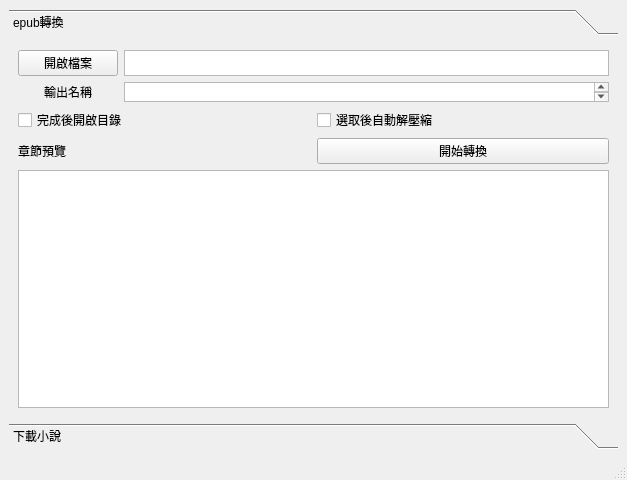
<?xml version="1.0" encoding="UTF-8"?>
<ui version="4.0">
 <class>MainWindow</class>
 <widget class="QMainWindow" name="MainWindow">
  <property name="geometry">
   <rect>
    <x>0</x>
    <y>0</y>
    <width>627</width>
    <height>480</height>
   </rect>
  </property>
  <property name="windowTitle">
   <string>MainWindow</string>
  </property>
  <widget class="QWidget" name="centralwidget">
   <layout class="QHBoxLayout" name="horizontalLayout_12">
    <item>
     <widget class="QToolBox" name="toolBox">
      <property name="enabled">
       <bool>true</bool>
      </property>
      <property name="currentIndex">
       <number>0</number>
      </property>
      <widget class="QWidget" name="epub_trans">
       <property name="geometry">
        <rect>
         <x>0</x>
         <y>0</y>
         <width>603</width>
         <height>363</height>
        </rect>
       </property>
       <attribute name="label">
        <string>epub轉換</string>
       </attribute>
       <layout class="QVBoxLayout" name="verticalLayout_5">
        <item>
         <layout class="QVBoxLayout" name="verticalLayout_6">
          <item>
           <layout class="QHBoxLayout" name="horizontalLayout_7">
            <item>
             <widget class="QPushButton" name="open_file_button">
              <property name="minimumSize">
               <size>
                <width>100</width>
                <height>20</height>
               </size>
              </property>
              <property name="text">
               <string>開啟檔案</string>
              </property>
             </widget>
            </item>
            <item>
             <widget class="QTextBrowser" name="file_path_text">
              <property name="sizePolicy">
               <sizepolicy hsizetype="Expanding" vsizetype="Ignored">
                <horstretch>0</horstretch>
                <verstretch>0</verstretch>
               </sizepolicy>
              </property>
              <property name="minimumSize">
               <size>
                <width>0</width>
                <height>20</height>
               </size>
              </property>
             </widget>
            </item>
           </layout>
          </item>
          <item>
           <layout class="QHBoxLayout" name="horizontalLayout_8">
            <item>
             <widget class="QLabel" name="trans_file_name">
              <property name="minimumSize">
               <size>
                <width>100</width>
                <height>20</height>
               </size>
              </property>
              <property name="maximumSize">
               <size>
                <width>100</width>
                <height>20</height>
               </size>
              </property>
              <property name="text">
               <string>輸出名稱</string>
              </property>
              <property name="alignment">
               <set>Qt::AlignCenter</set>
              </property>
             </widget>
            </item>
            <item>
             <widget class="QTextEdit" name="trans_file_name_text">
              <property name="sizePolicy">
               <sizepolicy hsizetype="Expanding" vsizetype="Ignored">
                <horstretch>0</horstretch>
                <verstretch>0</verstretch>
               </sizepolicy>
              </property>
              <property name="minimumSize">
               <size>
                <width>0</width>
                <height>20</height>
               </size>
              </property>
             </widget>
            </item>
           </layout>
          </item>
          <item>
           <layout class="QHBoxLayout" name="horizontalLayout">
            <item>
             <widget class="QCheckBox" name="open_folder_after_complete">
              <property name="text">
               <string>完成後開啟目錄</string>
              </property>
             </widget>
            </item>
            <item>
             <widget class="QCheckBox" name="auto_unzip">
              <property name="text">
               <string>選取後自動解壓縮</string>
              </property>
             </widget>
            </item>
           </layout>
          </item>
          <item>
           <layout class="QHBoxLayout" name="horizontalLayout_11">
            <item>
             <widget class="QLabel" name="chapter_preview">
              <property name="text">
               <string>章節預覽</string>
              </property>
             </widget>
            </item>
            <item>
             <widget class="QPushButton" name="start_trans">
              <property name="text">
               <string>開始轉換</string>
              </property>
             </widget>
            </item>
           </layout>
          </item>
          <item>
           <widget class="QTextBrowser" name="preview_text">
            <property name="minimumSize">
             <size>
              <width>0</width>
              <height>60</height>
             </size>
            </property>
            <property name="html">
             <string>&lt;!DOCTYPE HTML PUBLIC &quot;-//W3C//DTD HTML 4.0//EN&quot; &quot;http://www.w3.org/TR/REC-html40/strict.dtd&quot;&gt;
&lt;html&gt;&lt;head&gt;&lt;meta name=&quot;qrichtext&quot; content=&quot;1&quot; /&gt;&lt;style type=&quot;text/css&quot;&gt;
p, li { white-space: pre-wrap; }
&lt;/style&gt;&lt;/head&gt;&lt;body style=&quot; font-family:'.AppleSystemUIFont'; font-size:13pt; font-weight:400; font-style:normal;&quot;&gt;
&lt;p style=&quot;-qt-paragraph-type:empty; margin-top:0px; margin-bottom:0px; margin-left:0px; margin-right:0px; -qt-block-indent:0; text-indent:0px;&quot;&gt;&lt;br /&gt;&lt;/p&gt;
&lt;p style=&quot;-qt-paragraph-type:empty; margin-top:0px; margin-bottom:0px; margin-left:0px; margin-right:0px; -qt-block-indent:0; text-indent:0px;&quot;&gt;&lt;br /&gt;&lt;/p&gt;&lt;/body&gt;&lt;/html&gt;</string>
            </property>
           </widget>
          </item>
         </layout>
        </item>
       </layout>
      </widget>
      <widget class="QWidget" name="novel_download">
       <property name="geometry">
        <rect>
         <x>0</x>
         <y>0</y>
         <width>603</width>
         <height>363</height>
        </rect>
       </property>
       <attribute name="label">
        <string>下載小說</string>
       </attribute>
       <layout class="QVBoxLayout" name="verticalLayout_2">
        <item>
         <layout class="QHBoxLayout" name="horizontalLayout_2">
          <item>
           <widget class="QLabel" name="scarch_online_label">
            <property name="text">
             <string>搜尋</string>
            </property>
            <property name="alignment">
             <set>Qt::AlignCenter</set>
            </property>
           </widget>
          </item>
          <item>
           <widget class="QLineEdit" name="search_online_text">
            <property name="minimumSize">
             <size>
              <width>0</width>
              <height>20</height>
             </size>
            </property>
           </widget>
          </item>
          <item>
           <widget class="QPushButton" name="start_search__online_button">
            <property name="text">
             <string>開始搜尋</string>
            </property>
           </widget>
          </item>
         </layout>
        </item>
        <item>
         <layout class="QVBoxLayout" name="verticalLayout">
          <item>
           <widget class="QLabel" name="search_result_label">
            <property name="text">
             <string>搜尋結果</string>
            </property>
           </widget>
          </item>
          <item>
           <widget class="QTextBrowser" name="search_result_text">
            <property name="minimumSize">
             <size>
              <width>0</width>
              <height>60</height>
             </size>
            </property>
            <property name="html">
             <string>&lt;!DOCTYPE HTML PUBLIC &quot;-//W3C//DTD HTML 4.0//EN&quot; &quot;http://www.w3.org/TR/REC-html40/strict.dtd&quot;&gt;
&lt;html&gt;&lt;head&gt;&lt;meta name=&quot;qrichtext&quot; content=&quot;1&quot; /&gt;&lt;style type=&quot;text/css&quot;&gt;
p, li { white-space: pre-wrap; }
&lt;/style&gt;&lt;/head&gt;&lt;body style=&quot; font-family:'.AppleSystemUIFont'; font-size:13pt; font-weight:400; font-style:normal;&quot;&gt;
&lt;p style=&quot;-qt-paragraph-type:empty; margin-top:0px; margin-bottom:0px; margin-left:0px; margin-right:0px; -qt-block-indent:0; text-indent:0px;&quot;&gt;&lt;br /&gt;&lt;/p&gt;&lt;/body&gt;&lt;/html&gt;</string>
            </property>
           </widget>
          </item>
          <item>
           <layout class="QHBoxLayout" name="horizontalLayout_3">
            <property name="spacing">
             <number>-1</number>
            </property>
            <property name="sizeConstraint">
             <enum>QLayout::SetDefaultConstraint</enum>
            </property>
           </layout>
          </item>
         </layout>
        </item>
        <item>
         <layout class="QHBoxLayout" name="horizontalLayout_4">
          <property name="sizeConstraint">
           <enum>QLayout::SetDefaultConstraint</enum>
          </property>
          <item>
           <widget class="QLabel" name="storge_name_label">
            <property name="text">
             <string>名稱</string>
            </property>
           </widget>
          </item>
          <item>
           <widget class="QLineEdit" name="storage_name_text">
            <property name="minimumSize">
             <size>
              <width>0</width>
              <height>20</height>
             </size>
            </property>
           </widget>
          </item>
         </layout>
        </item>
        <item>
         <widget class="QPushButton" name="down_and_trans_button">
          <property name="text">
           <string>下載並轉換</string>
          </property>
         </widget>
        </item>
       </layout>
      </widget>
     </widget>
    </item>
   </layout>
  </widget>
  <widget class="QStatusBar" name="statusbar"/>
 </widget>
 <resources/>
 <connections/>
</ui>
